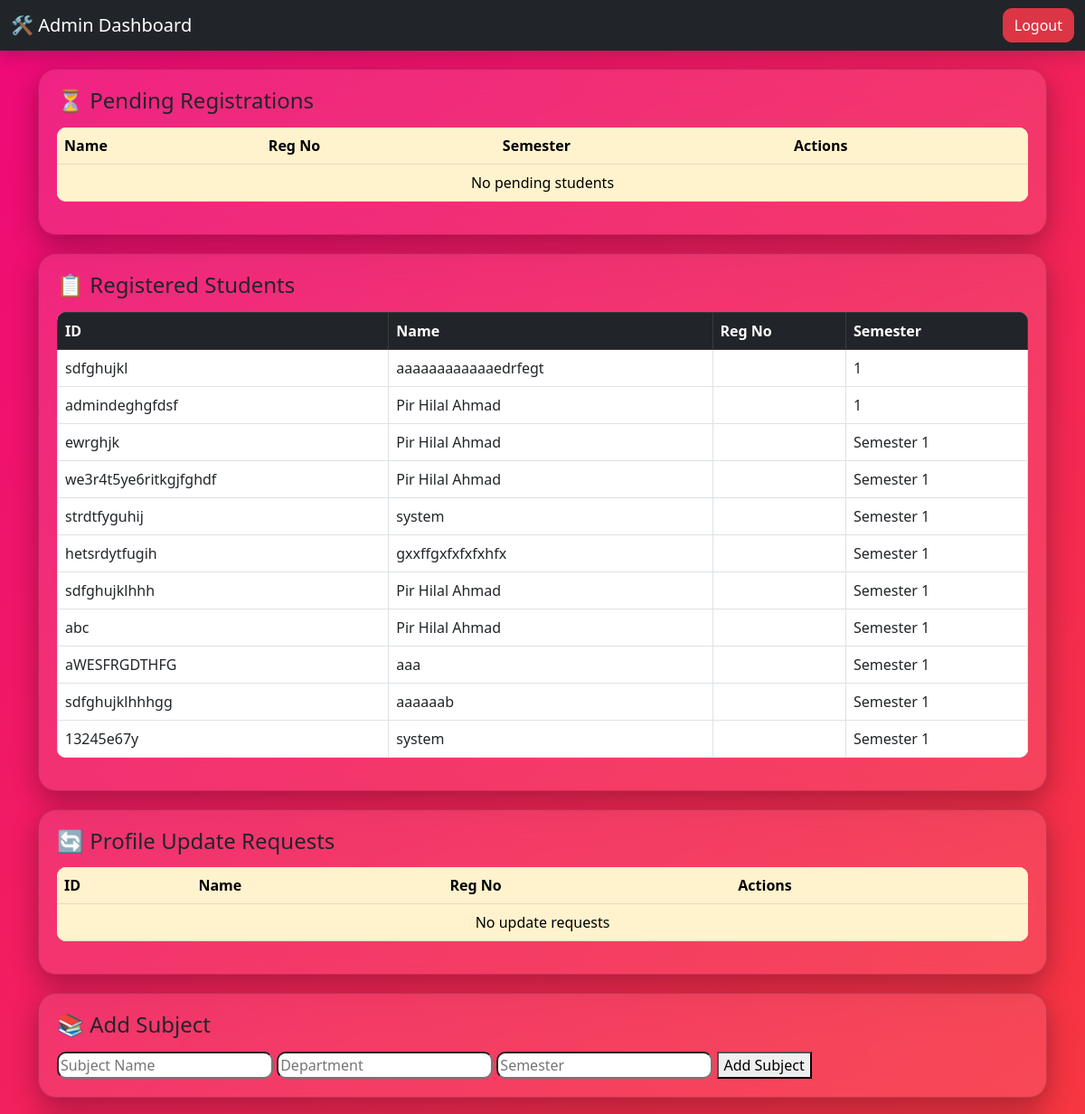
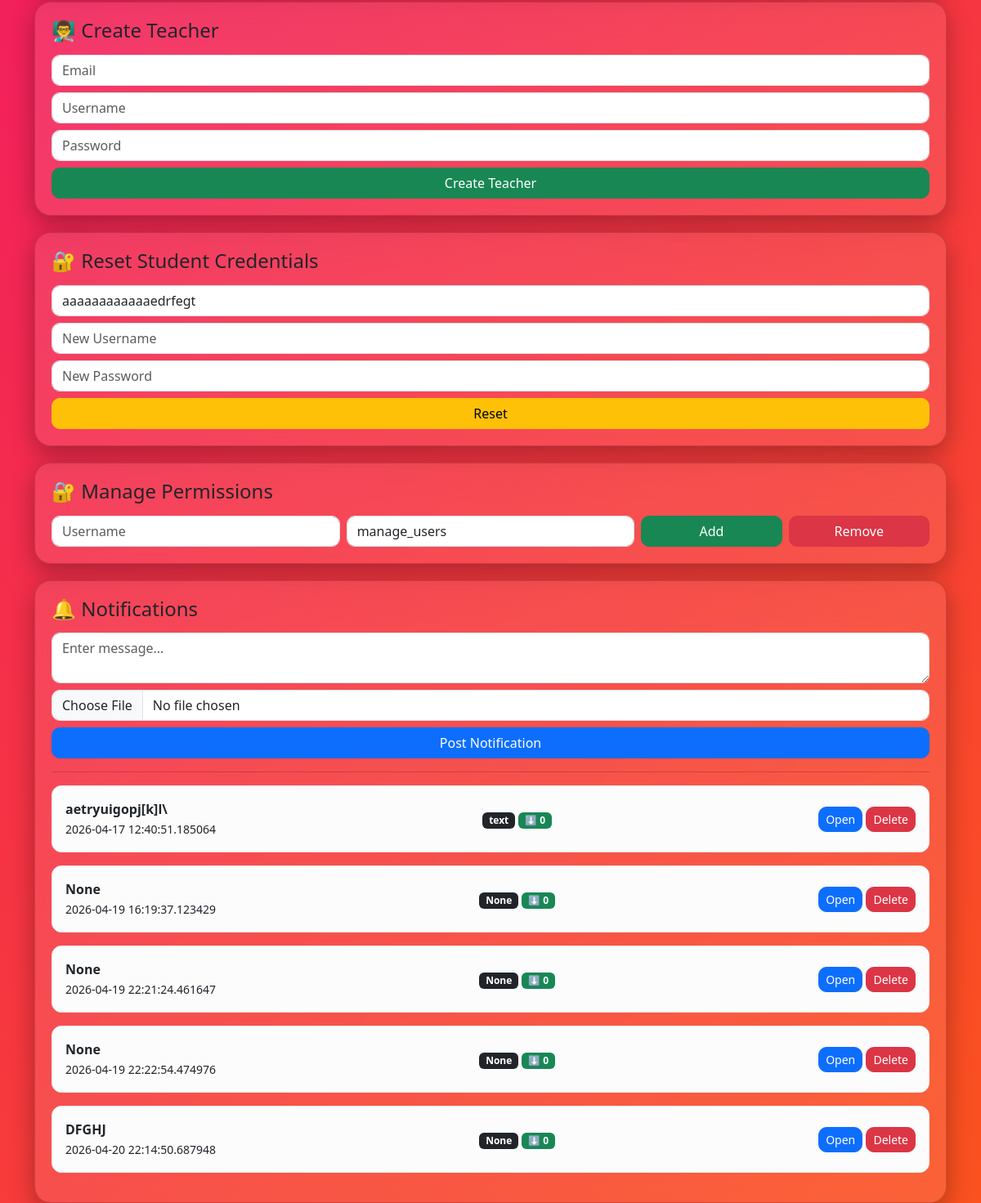
The page /admin on the database its author committed (2 pictures, top to bottom).
### tables this page shows
CREATE TABLE students (
        id TEXT,
        name TEXT,
        semester INTEGER,
        subjects TEXT,
        photo TEXT
    , department TEXT, reg_no TEXT);

CREATE TABLE notifications (
    id INTEGER PRIMARY KEY AUTOINCREMENT,
    message TEXT,
    media TEXT,
    category TEXT,
    downloads INTEGER DEFAULT 0,
    created_at TEXT
    );

### app.py (the view, shortened to what this page needs)
@app.route("/admin", methods=["GET", "POST"])
def admin():
    conn = sqlite3.connect(DB)
    cur = conn.cursor()
    pending = cur.execute("SELECT * FROM pending_students").fetchall()
    students = cur.execute("SELECT * FROM students").fetchall()
    updates = cur.execute("SELECT * FROM pending_updates").fetchall()
    notifications = cur.execute("SELECT * FROM notifications").fetchall()
    conn.close()  # ✅ CLOSE AT END ONLY
    return render_template(
        "admin.html",
        pending=pending,
        students=students,
        updates=updates,
        notifications=notifications
    )

### templates/admin.html (shortened to what this page needs)
<!DOCTYPE html>
<html>
<head>
    <link href="https://cdn.jsdelivr.net/npm/bootstrap@5.3.0/dist/css/bootstrap.min.css" rel="stylesheet">
</head>
<body>
    <nav class="navbar navbar-dark bg-dark shadow">
        <div class="container-fluid">
            <span class="navbar-brand">🛠️ Admin Dashboard</span>
            <a href="/logout" class="btn btn-danger">Logout</a>
        </div>
    </nav>
    <div class="container">
        <div class="card">
            <h4>⏳ Pending Registrations</h4>
            <table class="table table-warning">
                <tr>
                    <th>Name</th>
                    <th>Reg No</th>
                    <th>Semester</th>
                    <th>Actions</th>
                </tr>
                {% for p in pending %}
                <tr>
                    <td>{{p[1]}}</td>
                    <td>{{p[11]}}</td>
                    <td>{{p[3]}}</td>
                    <td>
                        <a href="/approve/{{p[0]}}" class="btn btn-success btn-sm">✔</a>
                        <a href="/reject/{{p[0]}}" class="btn btn-danger btn-sm">✖</a>
                    </td>
                </tr>
                {% else %}
                <tr>
                    <td colspan="4" class="text-center">No pending students</td>
                </tr>
                {% endfor %}
            </table>
        </div>
        <div class="card">
            <h4>📋 Registered Students</h4>
            <table class="table table-bordered">
                <tr class="table-dark">
                    <th>ID</th>
                    <th>Name</th>
                    <th>Reg No</th>
                    <th>Semester</th>
                </tr>
                {% for s in students %}
                <tr>
                    <td>{{s[0]}}</td>
                    <td>{{s[1]}}</td>
                    <td>{{s[11]}}</td>
                    <td>{{s[2]}}</td>
                </tr>
                {% else %}
                <tr>
                    <td colspan="4" class="text-center">No students found</td>
                </tr>
                {% endfor %}
            </table>
        </div>
        <div class="card">
            <h4>🔄 Profile Update Requests</h4>
            <table class="table table-warning">
                <tr>
                    <th>ID</th>
                    <th>Name</th>
                    <th>Reg No</th>
                    <th>Actions</th>
                </tr>
                {% for u in updates %}
                <tr>
                    <td>{{u[1]}}</td>
                    <td>{{u[2]}}</td>
                    <td>{{u[11]}}</td>
                    <td>
                        <a href="/approve_update/{{u[0]}}" class="btn btn-success btn-sm">Approve</a>
                        <a href="/reject_update/{{u[0]}}" class="btn btn-danger btn-sm">Reject</a>
                    </td>
                </tr>
                {% else %}
                <tr>
                    <td colspan="4" class="text-center">No update requests</td>
                </tr>
                {% endfor %}
            </table>
        </div>
        <div class="card">
            <h4>📚 Add Subject</h4>
            <form method="POST">
                <input type="text" name="subject_name" placeholder="Subject Name">
                <input type="text" name="department" placeholder="Department">
                <input type="text" name="semester" placeholder="Semester">
                <button type="submit">Add Subject</button>
            </form>
        </div>
        <div class="card">
            <h4>👨‍🏫 Create Teacher</h4>
            <form method="post">
                <input name="t_email" class="form-control mb-2" placeholder="Email" required>
                <input name="t_username" class="form-control mb-2" placeholder="Username" required>
                <input name="t_password" class="form-control mb-2" placeholder="Password" required>
                <button class="btn btn-success w-100">Create Teacher</button>
            </form>
        </div>
        <div class="card">
            <h4>🔐 Reset Student Credentials</h4>
            <form method="post">
                <select name="student_id" class="form-control mb-2">
                    {% for s in students %}
                    <option value="{{s[0]}}">{{s[1]}}</option>
                    {% endfor %}
                </select>
                <input name="s_username" class="form-control mb-2" placeholder="New Username">
                <input name="s_password" class="form-control mb-2" placeholder="New Password">
                <button class="btn btn-warning w-100">Reset</button>
            </form>
        </div>
        <div class="card">
            <h4>🔐 Manage Permissions</h4>
            <form method="post" class="row g-2">
                <div class="col-md-4">
                    <input name="username" class="form-control" placeholder="Username">
                </div>
                <div class="col-md-4">
                    <select name="permission" class="form-control">
                        <option>manage_users</option>
                    </select>
                </div>
                <div class="col-md-4 d-flex gap-2">
                    <button name="action" value="add_perm" class="btn btn-success w-50">Add</button>
                    <button name="action" value="remove_perm" class="btn btn-danger w-50">Remove</button>
                </div>
            </form>
        </div>
        <div class="card">
            <h4>🔔 Notifications</h4>
            <form method="post" enctype="multipart/form-data">
                <textarea name="message" class="form-control mb-2" placeholder="Enter message..." required></textarea>
                <input type="file" name="media" class="form-control mb-2">
                <button class="btn btn-primary w-100">Post Notification</button>
            </form>
            <hr>
            {% for n in notifications %}
            <div class="alert alert-light text-dark d-flex justify-content-between align-items-center">
                <div>
                    <strong>{{n[1]}}</strong><br>
                    <small>{{n[5]}}</small>
                </div>
                <div>
                    <span class="badge bg-dark">{{n[3]}}</span>
                    <span class="badge bg-success">⬇ {{n[4]}}</span>
                </div>
                <div>
                    <a href="/view_notification/{{n[0]}}" class="btn btn-sm btn-primary">Open</a>
                    <a href="/delete_notification/{{n[0]}}" class="btn btn-sm btn-danger">Delete</a>
                </div>
            </div>
            {% else %}
            <p>No notifications yet</p>
            {% endfor %}
        </div>
    </div>
</body>
</html>

### templates/admin.html (style rules this page uses)
body { background: linear-gradient(-45deg, #1d2671, #c33764, #ff6a00, #ee0979); background-size: 400% 400%; animation: gradientBG 10s ease infinite; color: white; min-height: 100vh; }
.card { background: rgba(255, 255, 255, 0.1); backdrop-filter: blur(20px); border-radius: 20px; padding: 20px; margin-top: 20px; box-shadow: 0 10px 30px rgba(0, 0, 0, 0.3); }
.table { background: white; border-radius: 10px; overflow: hidden; }
.btn { border-radius: 10px; transition: 0.3s; }
input, select, textarea { border-radius: 10px !important; }
h4 { margin-bottom: 15px; }
.alert { border-radius: 12px; }

### rows shown on the page
students: id "sdfghujkl", name "aaaaaaaaaaaaedrfegt", semester "1"
students: id "admindeghgfdsf", name "Pir Hilal Ahmad", semester "1"
students: id "ewrghjk", name "Pir Hilal Ahmad", semester "Semester 1"
students: id "we3r4t5ye6ritkgjfghdf", name "Pir Hilal Ahmad", semester "Semester 1"
students: id "strdtfyguhij", name "system", semester "Semester 1"
students: id "hetsrdytfugih", name "gxxffgxfxfxfxhfx", semester "Semester 1"
students: id "sdfghujklhhh", name "Pir Hilal Ahmad", semester "Semester 1"
students: id "abc", name "Pir Hilal Ahmad", semester "Semester 1"
students: id "aWESFRGDTHFG", name "aaa", semester "Semester 1"
students: id "sdfghujklhhhgg", name "aaaaaab", semester "Semester 1"
students: id "13245e67y", name "system", semester "Semester 1"
notifications: message "aetryuigopj[k]l\\", created_at "2026-04-17 12:40:51.185064", category "text", downloads "0"
notifications: n "None", created_at "2026-04-19 16:19:37.123429", downloads "0"
notifications: n "None", created_at "2026-04-19 22:21:24.461647", downloads "0"
notifications: n "None", created_at "2026-04-19 22:22:54.474976", downloads "0"
notifications: message "DFGHJ", created_at "2026-04-20 22:14:50.687948", n "None", downloads "0"

### other values the page prints
form field student_id "aaaaaaaaaaaaedrfegt"
